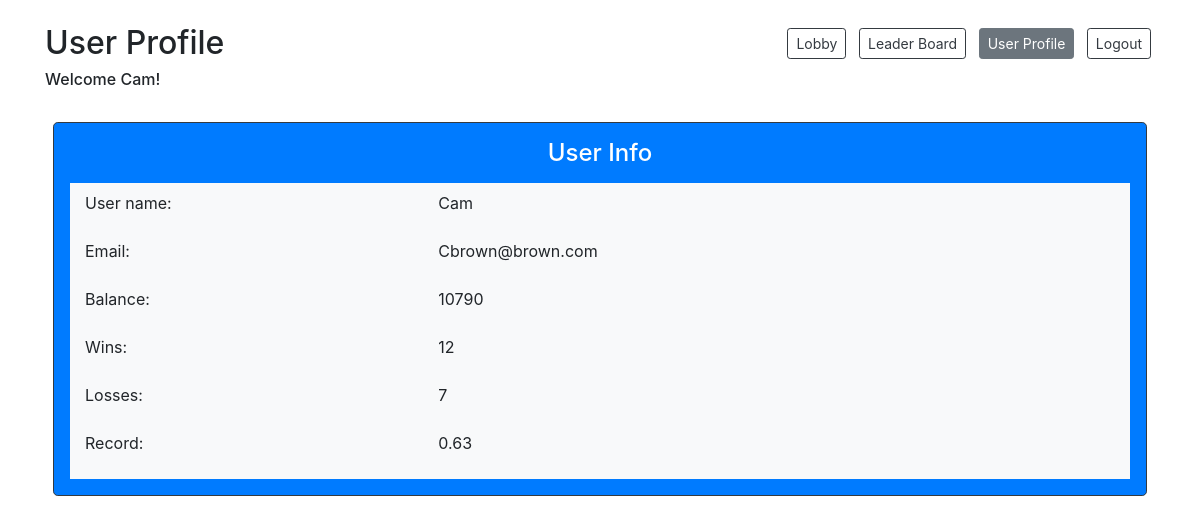
Page /user-profile (signed in) on the committed database.
### models.py (models this page shows)
class User(db.Model):
    __tablename__ = "users"
    id = db.Column(db.Integer, primary_key=True)
    user_name = db.Column(db.String(255))
    email = db.Column(db.String(255))
    password = db.Column(db.String(255))
    balance = db.Column(db.Integer)
    photo = db.Column(db.BLOB)
    current_game_id = db.Column(db.Integer, db.ForeignKey("games.id"),
                                nullable=True)  # is null if not currently in a game
    current_game = db.relationship("Game", foreign_keys=[current_game_id], backref="game_users")
    created_at = db.Column(db.DateTime, server_default=func.now())
    updated_at = db.Column(db.DateTime, server_default=func.now(), onupdate=func.now())

### controller.py (the view)
def user_profile():
    if 'user_id' in session:
        user = getUser(session['user_id'])
        if user:
            user_info = getUserProfile(user)
            return render_template('user-profile.html', user=user_info)
    return redirect('/login-registration')

### utilities.py (called while the page is built)
def getUser(user_id):
    user = User.query.get(user_id)
    return user

def getUserProfile(user):
    info = {'user_name': user.user_name,
            'email': user.email,
            'balance': user.balance}
    result = Player.query.join(User).with_entities(func.count(Player.result).label('wins')) \
        .filter(Player.result == 2, Player.player_id == user.id).first()
    if result:
        info['wins'] = result.wins
    else:
        info['wins'] = 0
    result = Player.query.join(User).with_entities(func.count(Player.result).label('losses')) \
        .filter(Player.result == 3, User.id == user.id).group_by(User.id).first()
    if result:
        info['losses'] = result.losses
    else:
        info['losses'] = 0
    return info

### templates/user-profile.html (shortened to what this page needs)
<!DOCTYPE html>
<html lang="en">
<head>
    <link href="https://stackpath.bootstrapcdn.com/bootstrap/4.4.1/css/bootstrap.min.css" rel="stylesheet">
</head>
<body>
    <div class="container bg-white">
        <div class="row justify-content-between mt-4 mb-2">
            <div class="col-auto">
                <h2>User Profile</h2>
                <h6>Welcome {{user.user_name}}!</h6>
            </div>
            <div class="col-auto">
                <a href="/lobby" class="col-auto btn btn-outline-dark btn-sm mx-1 mt-1 mb-3">Lobby</a>
                <a href="/leaderboard" class="col-auto btn btn-outline-dark btn-sm mx-1 mt-1 mb-3">Leader Board</a>
                <a href="#" class="inactive col-auto btn btn-secondary btn-sm mx-1 mt-1 mb-3">User Profile</a>
                <a href="/logout-action" class="col-auto btn btn-outline-dark btn-sm mx-1 mt-1 mb-3">Logout</a>
            </div>
        </div>
        <div class="row bg-primary border border-dark rounded-lg p-3 mt-4 mx-2">
            <div class="col-12">
                <h4 class="pb-2 pt-0 text-center text-white">User Info</h4>
            </div>
            <div class="col-12 bg-light">
                <div class="row mb-2 mt-2 align-items-left">
                    <p class="col-3">User name: </p>
                    <div class="col-1"></div>
                    <p class="col-3">{{user.user_name}}</p>
                </div>
                <div class="row mb-2 align-items-left">
                    <p class="col-3">Email: </p>
                    <div class="col-1"></div>
                    <p class="col-3">{{user.email}}</p>
                </div>
                <div class="row mb-2 align-items-left">
                    <p class="col-3">Balance: </p>
                    <div class="col-1"></div>
                    <p class="col-3">{{user.balance}}</p>
                </div>
                <div class="row mb-2 align-items-left">
                    <p class="col-3">Wins: </p>
                    <div class="col-1"></div>
                    <p class="col-3">{{user.wins}}</p>
                </div>
                <div class="row mb-2 align-items-left">
                    <p class="col-3">Losses: </p>
                    <div class="col-1"></div>
                    <p class="col-3">{{user.losses}}</p>
                </div>
                <div class="row mb-2 align-items-left">
                    <p class="col-3">Record: </p>
                    <div class="col-1"></div>
                    {% if user.wins or user.losses %}
                    <p class="col-3">{{'%0.2f'| format(user.wins/(user.wins+user.losses))}}</p>
                    {% endif %}
                </div>
            </div>
        </div>
    </div>
</body>
</html>

### rows in the picture
User: user_name "Cam", email "Cbrown@brown.com", balance "10790"

### other values in the picture
{{ user.wins }} "12"
{{ user.losses }} "7"
{{ '%0.2f'| format(user.wins/(user.wins+user.losses)) }} "0.63"
